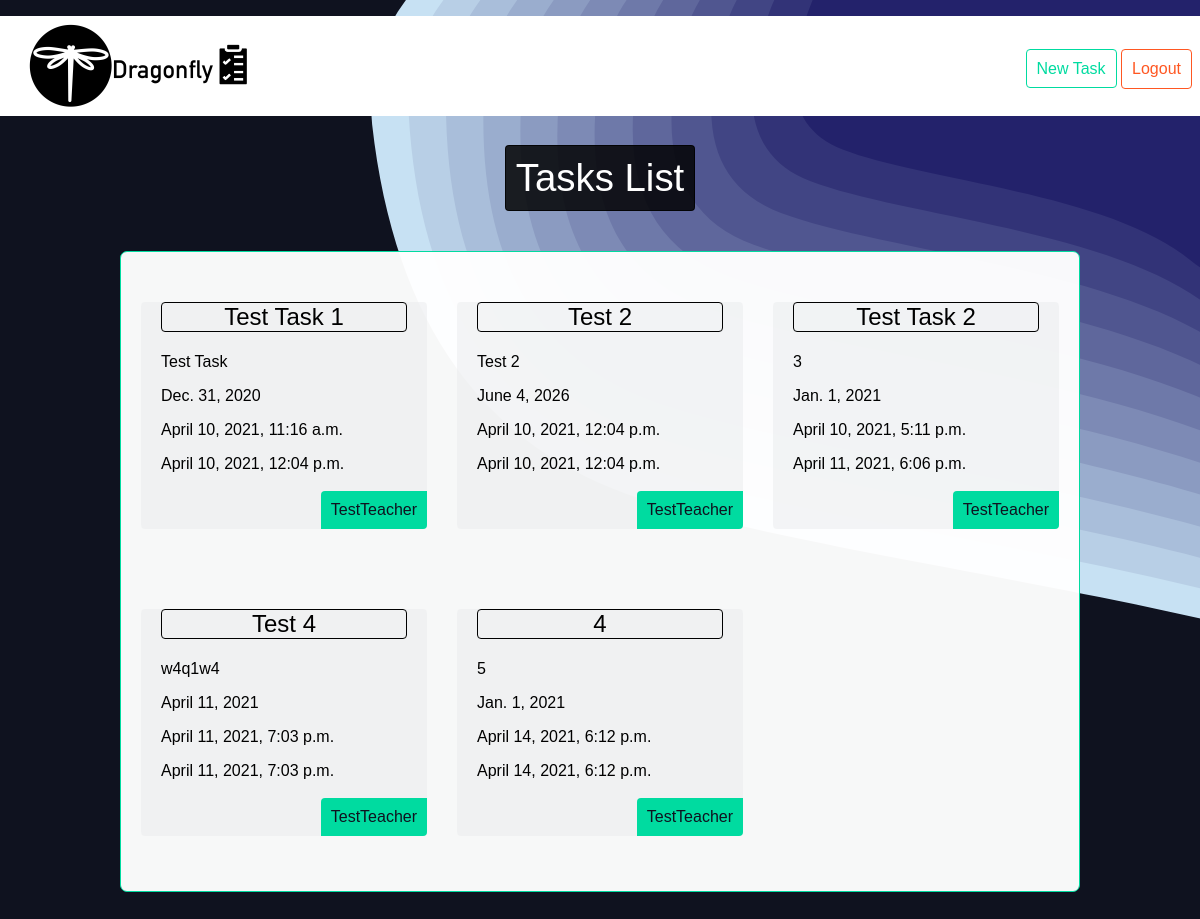
The app's page /tasks/ (signed in) with its own data.
### tasks/models.py (models this page shows)
class Task(models.Model):
    TaskName = models.CharField(max_length=500)
    TaskDescription = models.TextField()
    DueDate = models.DateField(auto_now=False, auto_now_add=False)
    DateSet = models.DateTimeField(auto_now_add=True)
    DateModified = models.DateTimeField(auto_now=True)
    author = models.ForeignKey(User, on_delete=models.CASCADE, default=None)
    Class = models.ForeignKey('tasks.Classes', on_delete=models.CASCADE, null=True, blank=True)
    def __str__(self):
        return self.TaskName
    def snippet(self):
        if len(self.TaskDescription) > 50:
            return self.TaskDescription[:50] + "..."
        else:
            return self.TaskDescription

### tasks/views.py (the view)
# urls.py: path('',views.task_list, name="list"),
@login_required(login_url="accounts:login")
def task_list(request):
    homepage(request)
    Current_User = request.user
    if context["homepage_url"] == 'studenthomepage':
        Student_ID = StudentUser.objects.get(UserID=Current_User)
        Classes2 = StudentInClass.objects.filter(StudentID=Student_ID).values_list('ClassID', flat=True).distinct()
        Classes3 = Classes.objects.filter(id__in = Classes2).values_list('id', flat=True).distinct()
        tasks = Task.objects.filter(Q(Class__in= Classes3) | Q(author=Current_User))
        tasks_list =Task.objects.filter(Q(Class__in= Classes3) | Q(author=Current_User)).values_list('id', flat=True).distinct()
        done = markdone(request, tasks_list, tasks)
    elif context["homepage_url"] == "teacherhomepage":
        tasks = Task.objects.filter(author=Current_User)
    else:
        tasks = Task.objects.all().order_by('DateSet')
    if not tasks:
        context['emptytask'] = "There are no tasks for you at this moment"
    context['tasks']=tasks
    return render(request, "tasks/tasks_list.html", context)

### tasks/views.py (called while the page is built)
def homepage(request):
    user = request.user
    if user.groups.filter(name='Student').exists():
        context["homepage_url"] = 'studenthomepage'
    elif user.groups.filter(name='Teacher').exists():
        context["homepage_url"] = 'teacherhomepage'
    elif user.groups.filter(name='Parent').exists():
        context["homepage_url"] = 'parenthomepage'

### tasks/templates/tasks/tasks_list.html (shortened to what this page needs)
{% extends 'base_layout.html' %}
{% block content %}
<div class = "empty-task"><p> {{ emptytask }} </p></div>
<div class = "Task-list"><h1>Tasks List</h1></div>
    <div class ="tasks">
        {% for task in tasks %}
            <div class = "task">
               <h4><a href="{% url 'task:detail' task.id %}">{{task.TaskName}}</a></h4>
                <p>{{task.snippet}}</p>
                <p>{{task.DueDate}}</p>
                <p class="author">{{task.author.username}}</p>
                <p>{{task.DateSet}}</p>
                <p>{{task.DateModified}}</p>
            </div>
        {% endfor %}
        </div>
{% endblock %}

### templates/base_layout.html (shortened to what this page needs)
{% load static %}
<html>
    <head>
        <link rel = "stylesheet" href="{% static 'styles.css' %}">
    </head>
<div class="Rectangle"></div>
<header class="navigation">
    {% if homepage_url == 'studenthomepage'  %}
    <a class="logo" href="{% url 'studenthomepage' %}"><img src="{% static 'logo.png' %}" width="250" height="125"/></a>
    {% elif homepage_url == 'parenthomepage' %}
    <a class="logo" href="{% url 'parenthomepage' %}"><img src="{% static 'logo.png' %}" width="250" height="125"/></a>
    {% elif homepage_url == 'teacherhomepage' %}
    <a class="logo" href="{% url 'teacherhomepage' %}"><img src="{% static 'logo.png' %}" width="250" height="125"/></a>
    {% endif %}
    <nav>
        <div class="Icons">
        <a class="task-icon" href="{% url 'task:list' %}"><img src="{% static 'Task-icon.png' %}" /></a>
        </div>
        <ul>
            <li>
            {% if homepage_url == 'teacherhomepage' or homepage_url == 'studenthomepage' %}
                <a href="{% url 'task:create' %}" class="highlight">New Task</a>
            {% endif %}
            </li>
        <li><form class='logout-link' action="{% url 'accounts:logout' %}" method="post">
            <button type="submit">Logout</button>
            </form></li>
        </ul>
    </nav>
    </header>
    <body class="task-body">
    <div class ="wrapper">
        {% block content %}
        {% endblock %}
        </div>
    </body>
    <div class="bottom">
    </div>
</html>

### assets/styles.css (style rules this page uses)
body { background-color: #0f121f; background-image: url(background2.svg); background-size: cover; color: #fff; }
body * { font-family: Sans-serif; }
h1, h2, h3, h4, h5 { font-weight: normal; }
a, a:hover, a:visited { color: #fff; text-decoration: none; }
.logo { z-index: 101 !important; position: absolute; margin-top: -2; }
nav { z-index: 100 !important; position:relative; text-align:end; }
.Rectangle { z-index: 99 !important; margin-top: 8; margin-left: -20; position: absolute; max-width: 5000; background: white; overflow:hidden; max-height: 100; height: 100; width: 5000000; }
nav li { display: inline-block; margin-top: -200; }
nav ul { margin-top: -110; }
.wrapper { max-width: 960px; margin: 0 auto; }
div.wrapper h1 { text-align: center; margin: 100px auto; font-size: 2.4em; margin-top: 20; }
h1 { max-width: fit-content; padding: 10px 10px; background: #000000d6; border: 1px solid #000000d6; border-radius: 4px; }
div.icons { display: grid; grid-template-columns: 1fr 1fr 1fr ; padding-bottom: 50; }
nav button { background: none; cursor: pointer; transition-duration: 0.4s; border: 0; font-size: 1em; border: 1px solid #ff5722; padding: 10px; border-radius: 4px; color: #ff5722; }
.bottom { padding: 20; }
.tasks { margin-top: -60; display: grid; grid-template-columns: 1fr 1fr 1fr; grid-gap: 30px; border: 1px solid #00dba0; border-radius: 7px; padding: 0 20; background: #fffffff7; color: black; padding-bottom: 55; }
.task { padding: 0 20px; border-top: none; padding-bottom: 40px; border-radius: 4px; margin-top: 50; background:#eaecee8a; overflow: hidden; white-space: nowrap; position: relative; }
.task h4 { text-align: center; border: 1px solid; border-radius: 4px; margin-top: -0.5; }
.task a { text-align: center; color: black; font-size: 1.5em; transition-duration: 0.3s; }
.task .author { padding: 10px; background: #00dba0; position: absolute; right: 0; bottom: 0; margin: 0; color: #0f121f; border-top-left-radius: 4px }
a.highlight { border: 1px solid #00dba0; padding: 10px; border-radius: 4px; color: #00dba0; max-width: fit-content; transition-duration: 0.4s; }
div.empty-task { margin-top: 107; position: absolute; color: black; font-size: 1.2em; font-weight: bold; }
div.Task-list { margin-top: 40; }

### records on screen
Task: TaskName "Test Task 1", snippet "Test Task", DueDate "Dec. 31, 2020", author.username "TestTeacher", DateSet "April 10, 2021, 11:16 a.m.", DateModified "April 10, 2021, 12:04 p.m."
Task: TaskName "Test 2", snippet "Test 2", DueDate "June 4, 2026", author.username "TestTeacher", DateSet "April 10, 2021, 12:04 p.m.", DateModified "April 10, 2021, 12:04 p.m."
Task: TaskName "Test Task 2", snippet "3", DueDate "Jan. 1, 2021", author.username "TestTeacher", DateSet "April 10, 2021, 5:11 p.m.", DateModified "April 11, 2021, 6:06 p.m."
Task: TaskName "Test 4", snippet "w4q1w4", DueDate "April 11, 2021", author.username "TestTeacher", DateSet "April 11, 2021, 7:03 p.m.", DateModified "April 11, 2021, 7:03 p.m."
Task: TaskName "4", snippet "5", DueDate "Jan. 1, 2021", author.username "TestTeacher", DateSet "April 14, 2021, 6:12 p.m.", DateModified "April 14, 2021, 6:12 p.m."
